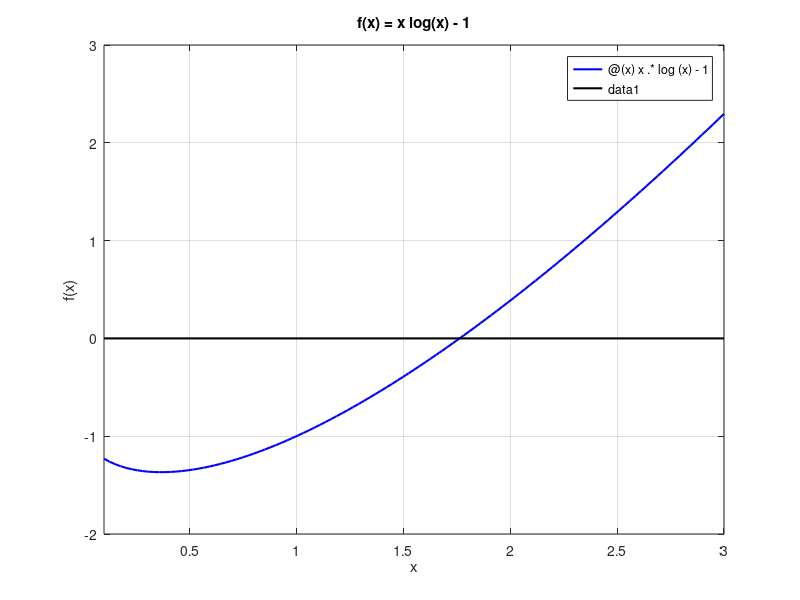

MATLAB code for this plot: (Note: this script raises an error after producing the figure.)
% ==========================================
% ESERCIZIO PROPOSTO 3: Zero di f(x) = x*log(x) - 1 (x > 0) con bisezione e Newton
% ==========================================

clear; clc;  % Pulisco workspace e command window

% --- Parametri di input ---
f  = @(x) x.*log(x) - 1;         % Funzione di cui cerco lo zero (definita per x > 0)
df = @(x) log(x) + 1;            % Derivata prima di f (si annulla in x = 1/e)
xmin = 0.1; xmax = 3;            % Intervallo per il grafico (solo x > 0)
a = 1; b = 2;                    % Intervallo per la bisezione: f(1) < 0, f(2) > 0
x0 = 2;                          % Punto iniziale per Newton: f(x0)*f''(x0) > 0
tol = 1e-8;                      % Tolleranza (per entrambi i metodi)
maxit = 100;                     % Numero massimo di iterazioni
nomefile = 'risultati_esproposto3.txt';   % File in cui salvo i risultati

% --- Punto 1: grafico della funzione per scegliere [a, b] e x0 ---
figure(1);
    % 1. Disegno la funzione f(x)
    fplot(f, [xmin xmax], 'b-', 'LineWidth', 1.5);
    hold on;  % Mantengo la figura per aggiungere l'asse x

    % 2. Disegno l'asse x
    plot([xmin xmax], [0 0], 'k-', 'LineWidth', 1.5);
    hold off;

    % 3. Aggiungo titolo, etichette e griglia
    title('f(x) = x log(x) - 1');
    xlabel('x');
    ylabel('f(x)');
    grid on;

% --- Punto 2: bisezione e Newton ---
[cB, iterB, slB, wrB] = bisezione(a, b, tol, tol, maxit, f);
[xN, iterN, scartiN] = newton(f, df, x0, tol, maxit);
nstima = ceil(log2((b - a) / tol)) - 1;   % Iterazioni stimate per la bisezione

% --- N.B.: verifica numerica della convergenza di Newton per ogni x0 in [a, b] ---
% Inizializzo le variabili
x0test = linspace(a, b, 11);          % 11 punti iniziali equispaziati in [a, b]
itertest = zeros(size(x0test));       % Iterazioni impiegate per ogni x0
soltest = zeros(size(x0test));        % Soluzione trovata per ogni x0

for i = 1:length(x0test)
    % 1. Eseguo Newton partendo dall'i-esimo punto iniziale
    [xT, iterT] = newton(f, df, x0test(i), tol, maxit);

    % 2. Salvo il numero di iterazioni e la soluzione trovata
    itertest(i) = iterT;
    soltest(i) = xT(end);
end

% Controesempio: un x0 < 1/e manda la prima iterata fuori dal dominio x > 0
x0bad = 0.3;
x1bad = x0bad - f(x0bad) / df(x0bad);

% --- Punti 3 e 4: stampa ordinata a video e su file ---
fid = fopen(nomefile, 'wt');   % Apro il file in scrittura (modalità testo)
if fid == -1
    disp('Errore: impossibile aprire il file dei risultati');
    return;
end

for dest = [1, fid]   % 1 = Command Window, fid = file: scrivo lo stesso testo in entrambi
    % 1. Intestazione
    fprintf(dest, '=== Equazione 3: x*log(x) - 1 = 0, x > 0 ===\n\n');

    % 2. Tabella della bisezione
    fprintf(dest, 'Metodo di bisezione in [%g, %g] \n', a, b);
    fprintf(dest, '%5s %22s %12s %12s \n', 'k', 'c_k', 'semilung.', 'res. pesato');
    fprintf(dest, '%5d %22.15f %12.2e %12.2e \n', [(1:iterB)', cB, slB, wrB]');

    % 3. Tabella di Newton (al passo 1 c'è solo x0, quindi nessuno scarto)
    fprintf(dest, '\nMetodo di Newton (x0 = %g) \n', x0);
    fprintf(dest, '%5s %22s %14s \n', 'k', 'x_k', 'scarto s_k');
    fprintf(dest, '%5d %22.15f %14s \n', 1, xN(1), '-');
    for k = 2:iterN+1
        fprintf(dest, '%5d %22.15f %14.2e \n', k, xN(k), scartiN(k-1));
    end

    % 4. Riepilogo a confronto
    fprintf(dest, '\n%-35s %20s %20s \n', '', 'Bisezione', 'Newton');
    fprintf(dest, '%-35s %20.15f %20.15f \n', 'Soluzione approssimata:', cB(end), xN(end));
    fprintf(dest, '%-35s %20d %20d \n', 'Iterazioni eseguite:', iterB, iterN);
    fprintf(dest, '%-35s %20d %20s \n', 'Iterazioni stimate (bisezione):', nstima, '-');

    % 5. Verifica della convergenza di Newton per ogni x0 in [a, b]
    fprintf(dest, '\nNewton con x0 in [%g, %g]: \n', a, b);
    fprintf(dest, '%10s %12s %22s \n', 'x0', 'iterazioni', 'soluzione');
    fprintf(dest, '%10.2f %12d %22.15f \n', [x0test; itertest; soltest]);
    fprintf(dest, '\nControesempio: x0 = %g < 1/e  ->  x1 = %.4f (fuori dal dominio x > 0)\n\n', x0bad, x1bad);
end

fclose(fid);   % Chiudo il file
fprintf('Risultati salvati nel file %s\n', nomefile);

% --- Punto 3: profili di convergenza dei due metodi ---
figure(2);
    % 1. Disegno i residui pesati della bisezione
    semilogy(1:iterB, wrB, 'b-o', 'LineWidth', 1.5);
    hold on;  % Mantengo la figura per aggiungere Newton

    % 2. Disegno gli scarti di Newton
    semilogy(1:iterN, abs(scartiN), 'm-*', 'LineWidth', 1.5);
    hold off;

    % 3. Aggiungo titolo, etichette, legenda e griglia
    title('Profili di convergenza: f(x) = x log(x) - 1');
    xlabel('N. iterazioni');
    ylabel('residuo pesato / |scarto|');
    legend('Bisezione (residuo pesato)', 'Newton (scarto)');
    grid on;



    % --- Salvataggio dei grafici per il README ---
    cartella = fullfile(fileparts(mfilename('fullpath')), 'img');                           % Cartella img accanto allo script
    if ~exist(cartella, 'dir'), mkdir(cartella); end                                         % La creo se non esiste
    exportgraphics(figure(2), fullfile(cartella, 'esproposto3.png'), 'Resolution', 150);     % Salvo i profili di convergenza
    exportgraphics(figure(1), fullfile(cartella, 'esproposto3_f.png'), 'Resolution', 150);   % Salvo il grafico di f (minimo in 1/e)
